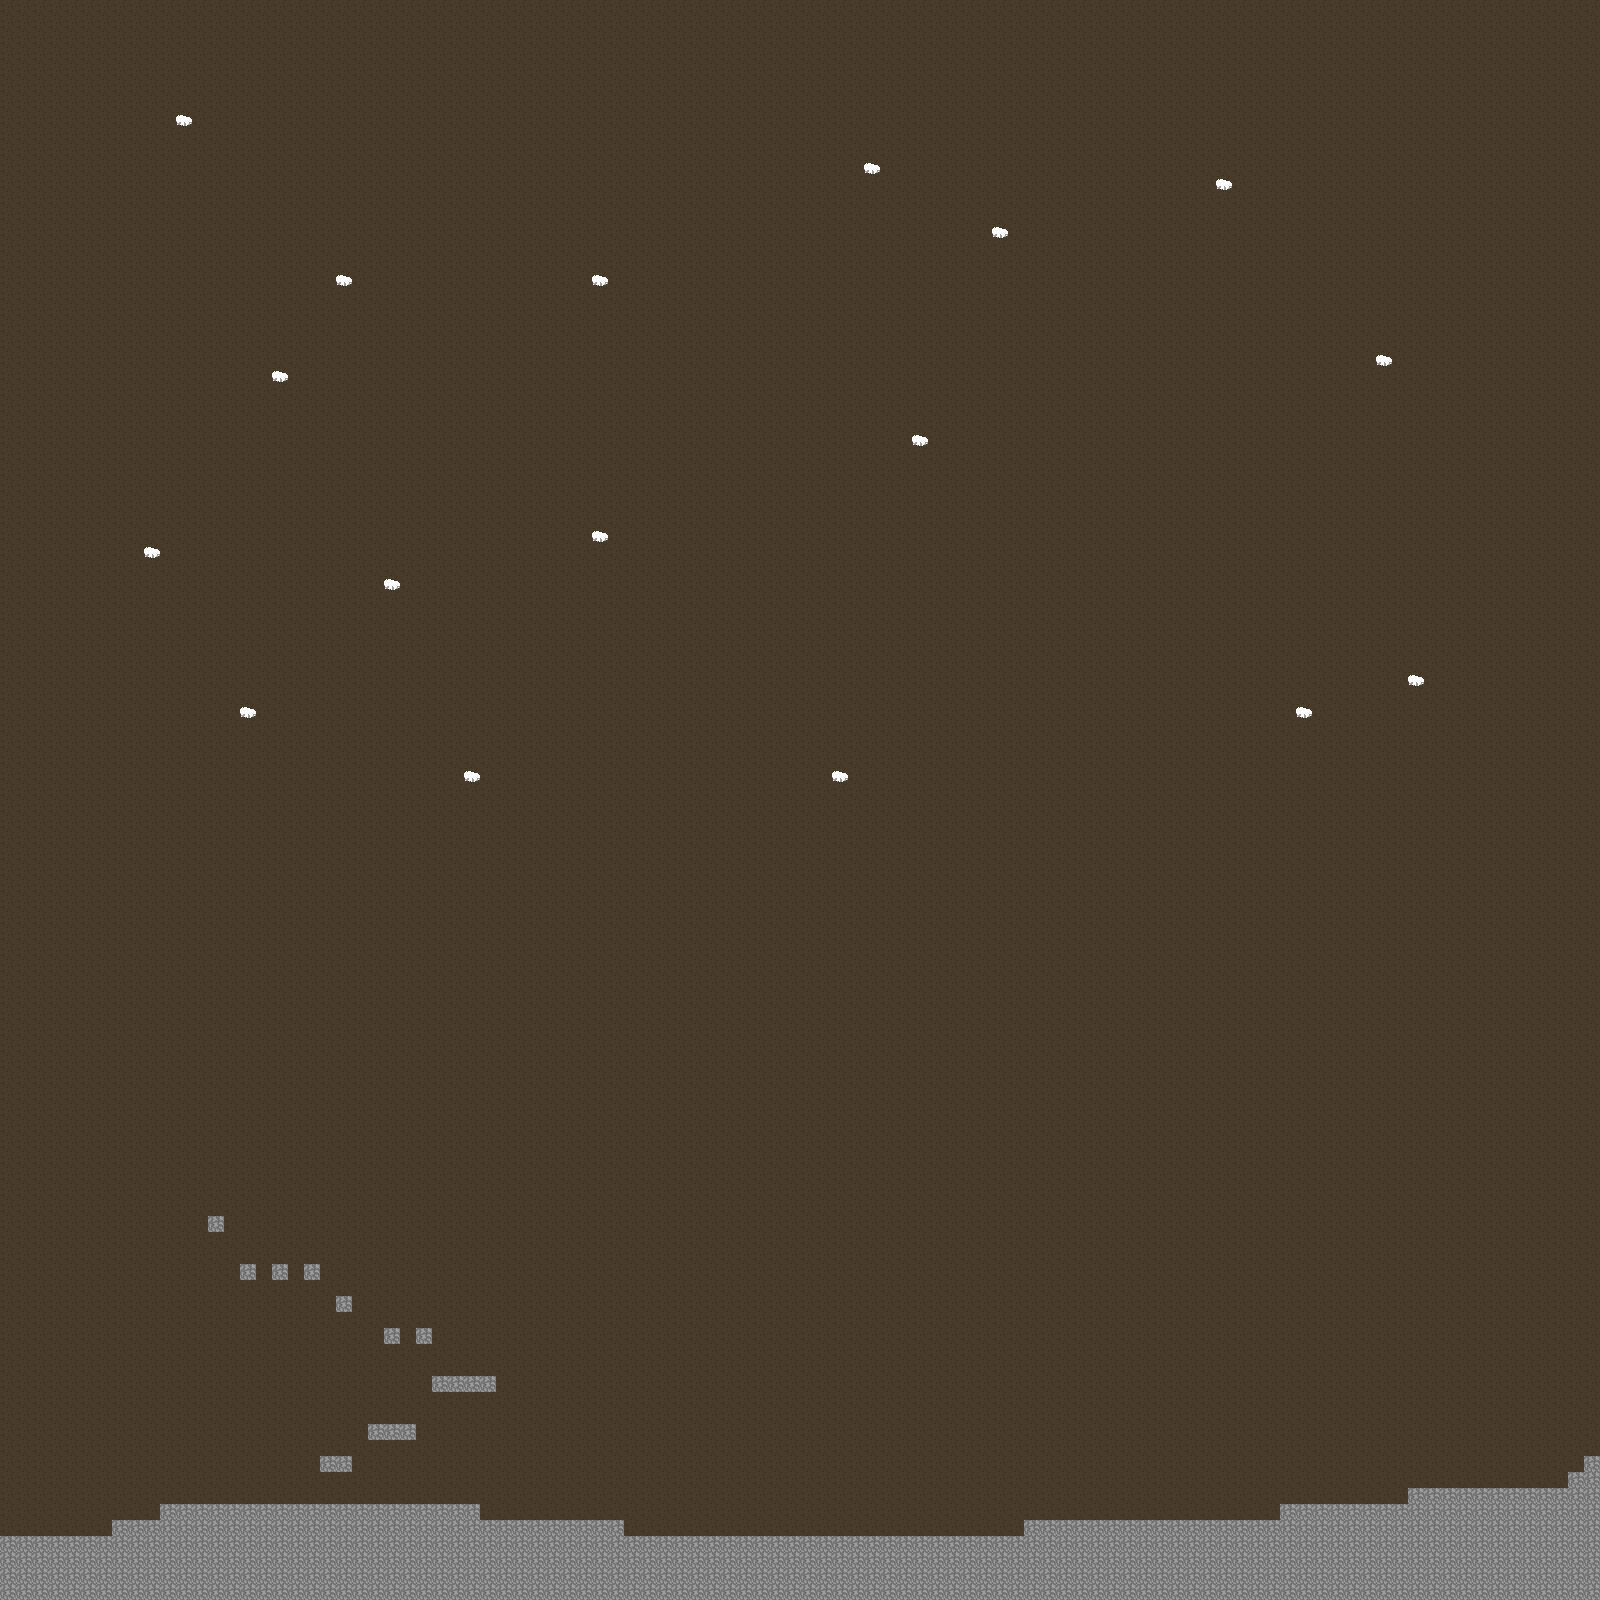

Tiled map render using the project's own tile images. Description and the map definition, with tile-layer contents summarised, below:
An orthogonal 100x100 tile map with 16x16 px tiles, 2 tile layers (Tile Layer 1, Tile Layer 2).

<map version="1.2" tiledversion="1.2.4" orientation="orthogonal" renderorder="right-down" width="100" height="100" tilewidth="16" tileheight="16" infinite="0" nextlayerid="3" nextobjectid="1">
 <tileset firstgid="1" name="Tiles" tilewidth="16" tileheight="16" tilecount="6" columns="6">
  <image source="tiles.png" width="96" height="16" />
 </tileset>
 <layer id="1" name="Tile Layer 1" width="100" height="100">
  <data>[10000 cells, 10000 non-empty, 1 distinct tile ids]</data>
 </layer>
 <layer id="2" name="Tile Layer 2" width="100" height="100">
  <data>[10000 cells, 556 non-empty, 2 distinct tile ids]</data>
 </layer>
</map>
